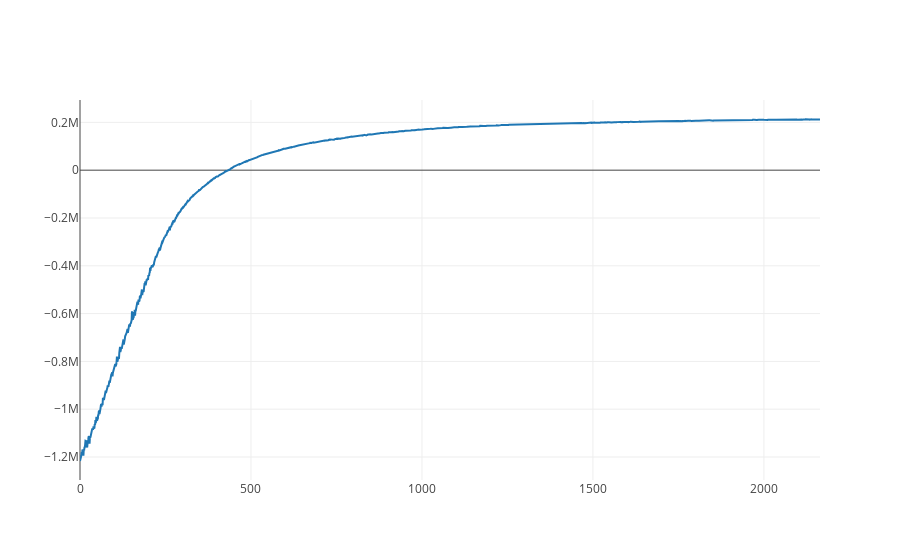

The cell this chart's notebook holds for it:
### Code cell
iplot([go.Scatter(x = list(range(len(inf_svi.elbos))), y = inf_svi.elbos)])

### Figure 1 — Plotly figure (JSON) as saved in the notebook; plotly's stock layout.template omitted (floating-point values rounded to 4 significant figures; data arrays with more than 128 entries replaced by an {"elided": "..."} marker saying what was removed)
{"data": [{"type": "scatter", "x": {"elided": "2165 int values"}, "y": {"elided": "2165 float values"}}], "layout": {}}
